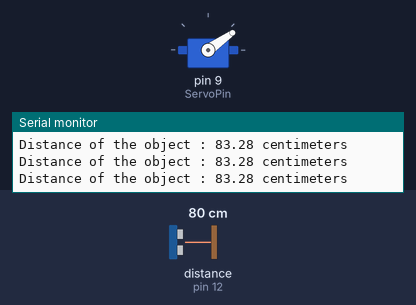
The sketch below on a simulated Arduino Uno, built with avr-gcc and run on an emulated ATmega328P. Shown: servo, the last lines printed to the serial monitor. Wiring (inferred from the names in the program): ultrasonic range finder: trigger pin 13; echo pin 12. Inputs (shaded band) come from the test bench; at power-on: distance to the obstacle (sensor on pin 12) 80 cm. The echo pulse lasts 58.3 µs per cm.

Above: at 1.2 s.
1.3 s: distance to the obstacle (sensor on pin 12) set to 9 cm
At 1.66 s:
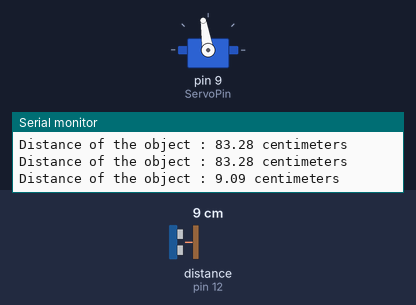
4.3 s: distance to the obstacle (sensor on pin 12) set to 2 cm
5.8 s: distance to the obstacle (sensor on pin 12) set to 4 cm
At 6.2 s:
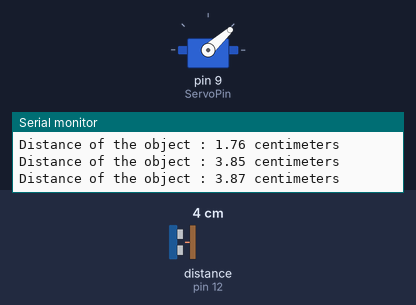
7.4 s: distance to the obstacle (sensor on pin 12) set to 18 cm
At 8.5 s:
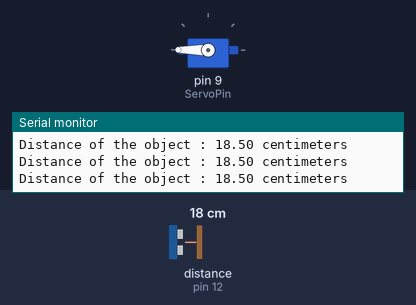
Timing chart, 0 to 10.0 s (numbered marks = the images above; inputs shaded):
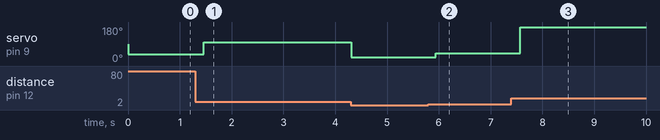

Measured:
- after the input at 1.3 s, servo on pin 9 (ServoPin): alternates 99° for 0.41 s and 98° for 0.20 s, starting after 0.16 s
- after the input at 5.8 s, servo on pin 9 (ServoPin): 19° → 42° after 0.14 s
- after the input at 7.4 s, servo on pin 9 (ServoPin): 42° → 180° after 0.17 s

The sketch:

Lesson-18.ino
```cpp
#include <Servo.h>

int ServoPin = 9;
int trigPin = 13;
int echoPin = 12;

float echoTime;
float distance; //In centimeters
float speedSound = 358.5; //In meters per second
float ServoPos;
Servo pointer;

void setup()
{
  Serial.begin(9600);
  pinMode(ServoPin,OUTPUT);
  pinMode(trigPin,OUTPUT);
  pinMode(echoPin,INPUT);
  pointer.attach(ServoPin);

}

void loop()
{
  digitalWrite(trigPin,LOW);
  delay(2);
  digitalWrite(trigPin,HIGH);
  delayMicroseconds(10);
  digitalWrite(trigPin,LOW);

  echoTime = pulseIn(echoPin,HIGH);
  echoTime = echoTime / 1000000.;
  distance = speedSound * echoTime;
  distance = (distance / 2.) * 100.;
  ServoPos = (120.00/11) * distance;
  pointer.write(ServoPos);
  Serial.print("Distance of the object : ");
  Serial.print(distance);
  Serial.println(" centimeters");
  delay(200);
}
```
